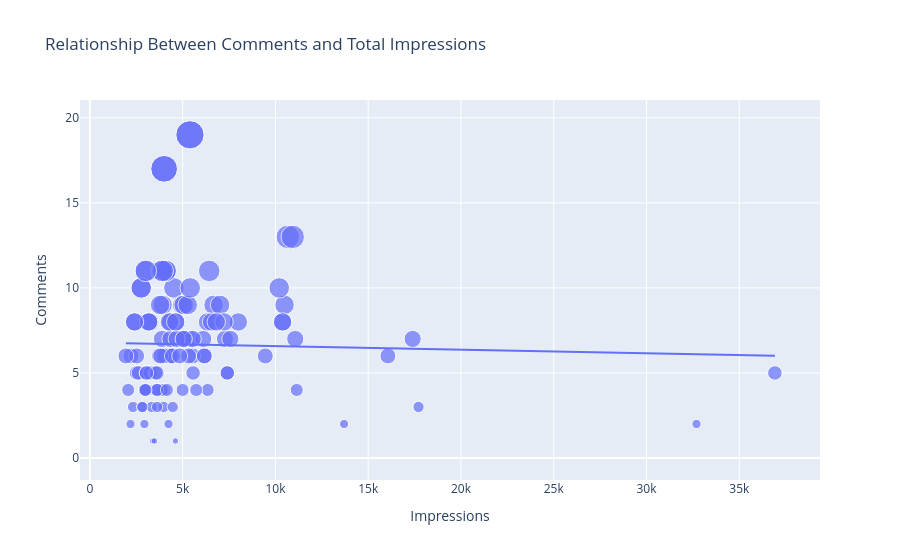

Notebook source saved alongside this figure:
### Markdown cell above
## number of comments and the number of impressions

### Code cell
figure = px.scatter(data_frame = data, x="Impressions",
                    y="Comments", size="Comments", trendline="ols", 
                    title = "Relationship Between Comments and Total Impressions")
figure.show()
